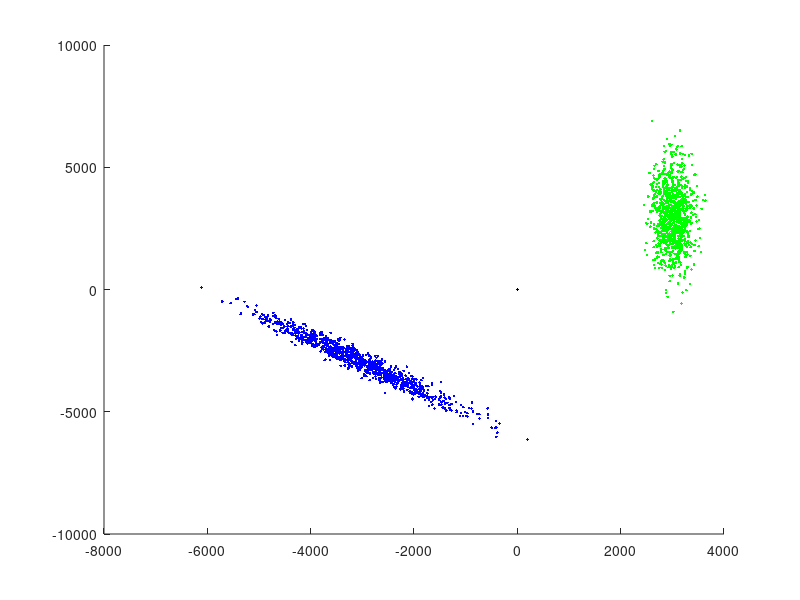

Recreate this plot in MATLAB. (Note: this script raises an error after producing the figure.)
function testKlustakwik
%%    
    
    M2 = [-3000, -3000];
    C2 = [997^2,    -1000^2;
         -1000^2,    1028^2];
     
%      C2 = [995443    -1009121
%          -1009121     1056144];     
    
    M3 = [3000, 3000];
    C3 = [200^2      -120^2
          -120^2     1150^2];
          
    N1 = 1;
    N2 = 1000;
    N3 = 1000;
    
    X1 = [0, 0];    
    X2 = mvnrnd(M2, C2, N2);
    X3 = mvnrnd(M3, C3, N3);
    
    figure(5);  clf; hold on;
    plot(X1(:,1), X1(:,2), 'k.');
    plot(X2(:,1), X2(:,2), 'b.');
    plot(X3(:,1), X3(:,2), 'g.');

    X = [X1; X2; X3];
%     id_orig = [1; ones(N1, 1)*1; ones(N2,1)];    
    
%     X = X(randperm(size(X,1)), :);
    
%     id_kk = klustakwik(X, 'minClusters', 2);
    id_kk = klustakwik(X);
        
    figure(6); clf; hold on;
    [uId, clustIdxs] = uniqueList(id_kk);
    for i = 1:length(uId)
        plot(X( clustIdxs{i}, 1), X( clustIdxs{i}, 2), [color_s(i) '.']);
    end
    title(sprintf('nClust = %d', length(unique(uId))));
    
    
end
